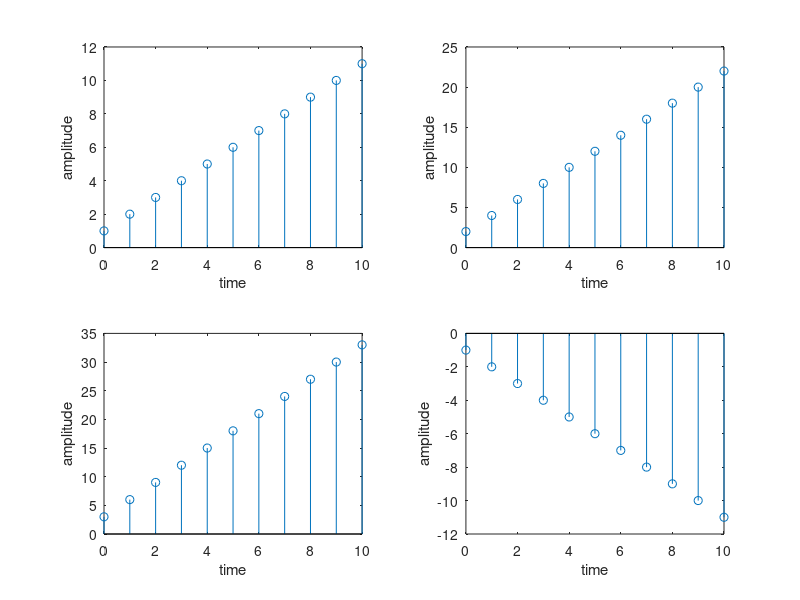

The MATLAB script that drew this image:
t=0:10; %time x axis
f=20; % frequency of sin signal
y1=[1,2,3,4,5,6,7,8,9,10,11]
%for ploting discret signal ---> stem()function
subplot(2,2,1)
stem(t,y1)
xlabel('time')
ylabel('amplitude')


y2=[2,4,6,8,10,12,14,16,18,20,22]
subplot(2,2,2)
stem(t,y2)
xlabel('time')
ylabel('amplitude')

%adding 
subplot(2,2,3)
stem(t,y1+y2)
xlabel('time')
ylabel('amplitude')

%sub
subplot(2,2,4)
stem(t,y1-y2)
xlabel('time')
ylabel('amplitude')

